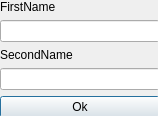
<?xml version="1.0" encoding="UTF-8"?>
<ui version="4.0">
 <class>connect</class>
 <widget class="QDialog" name="connect">
  <property name="geometry">
   <rect>
    <x>0</x>
    <y>0</y>
    <width>158</width>
    <height>116</height>
   </rect>
  </property>
  <property name="windowTitle">
   <string>Dialog</string>
  </property>
  <widget class="QWidget" name="verticalLayoutWidget">
   <property name="geometry">
    <rect>
     <x>0</x>
     <y>0</y>
     <width>160</width>
     <height>117</height>
    </rect>
   </property>
   <layout class="QVBoxLayout" name="verticalLayout">
    <item>
     <widget class="QLabel" name="label">
      <property name="text">
       <string>FirstName</string>
      </property>
     </widget>
    </item>
    <item>
     <widget class="QLineEdit" name="first"/>
    </item>
    <item>
     <widget class="QLabel" name="label_2">
      <property name="text">
       <string>SecondName</string>
      </property>
     </widget>
    </item>
    <item>
     <widget class="QLineEdit" name="second"/>
    </item>
    <item>
     <widget class="QPushButton" name="ok">
      <property name="text">
       <string>Ok</string>
      </property>
     </widget>
    </item>
   </layout>
  </widget>
 </widget>
 <resources/>
 <connections/>
</ui>
